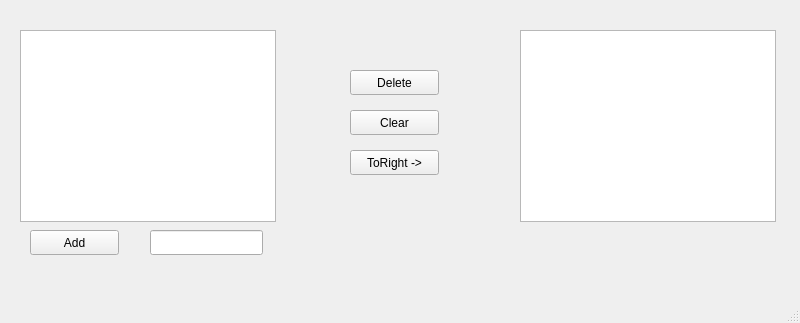
<?xml version="1.0" encoding="UTF-8"?>
<ui version="4.0">
 <class>MainWindow</class>
 <widget class="QMainWindow" name="MainWindow">
  <property name="geometry">
   <rect>
    <x>0</x>
    <y>0</y>
    <width>800</width>
    <height>323</height>
   </rect>
  </property>
  <property name="windowTitle">
   <string>MainWindow</string>
  </property>
  <widget class="QWidget" name="centralwidget">
   <widget class="QPushButton" name="add_button">
    <property name="geometry">
     <rect>
      <x>30</x>
      <y>230</y>
      <width>89</width>
      <height>25</height>
     </rect>
    </property>
    <property name="text">
     <string>Add</string>
    </property>
   </widget>
   <widget class="QPushButton" name="delete_button">
    <property name="geometry">
     <rect>
      <x>350</x>
      <y>70</y>
      <width>89</width>
      <height>25</height>
     </rect>
    </property>
    <property name="text">
     <string>Delete</string>
    </property>
   </widget>
   <widget class="QPushButton" name="clear_button">
    <property name="geometry">
     <rect>
      <x>350</x>
      <y>110</y>
      <width>89</width>
      <height>25</height>
     </rect>
    </property>
    <property name="text">
     <string>Clear</string>
    </property>
   </widget>
   <widget class="QPushButton" name="to_right_button">
    <property name="geometry">
     <rect>
      <x>350</x>
      <y>150</y>
      <width>89</width>
      <height>25</height>
     </rect>
    </property>
    <property name="text">
     <string>ToRight -&gt;</string>
    </property>
   </widget>
   <widget class="QLineEdit" name="lineEdit">
    <property name="geometry">
     <rect>
      <x>150</x>
      <y>230</y>
      <width>113</width>
      <height>25</height>
     </rect>
    </property>
   </widget>
   <widget class="QListView" name="listView">
    <property name="geometry">
     <rect>
      <x>20</x>
      <y>30</y>
      <width>256</width>
      <height>192</height>
     </rect>
    </property>
    <property name="editTriggers">
     <set>QAbstractItemView::EditKeyPressed</set>
    </property>
   </widget>
   <widget class="QListView" name="listView_2">
    <property name="geometry">
     <rect>
      <x>520</x>
      <y>30</y>
      <width>256</width>
      <height>192</height>
     </rect>
    </property>
    <property name="editTriggers">
     <set>QAbstractItemView::EditKeyPressed</set>
    </property>
   </widget>
  </widget>
  <widget class="QMenuBar" name="menubar">
   <property name="geometry">
    <rect>
     <x>0</x>
     <y>0</y>
     <width>800</width>
     <height>22</height>
    </rect>
   </property>
  </widget>
  <widget class="QStatusBar" name="statusbar"/>
 </widget>
 <resources/>
 <connections/>
</ui>
